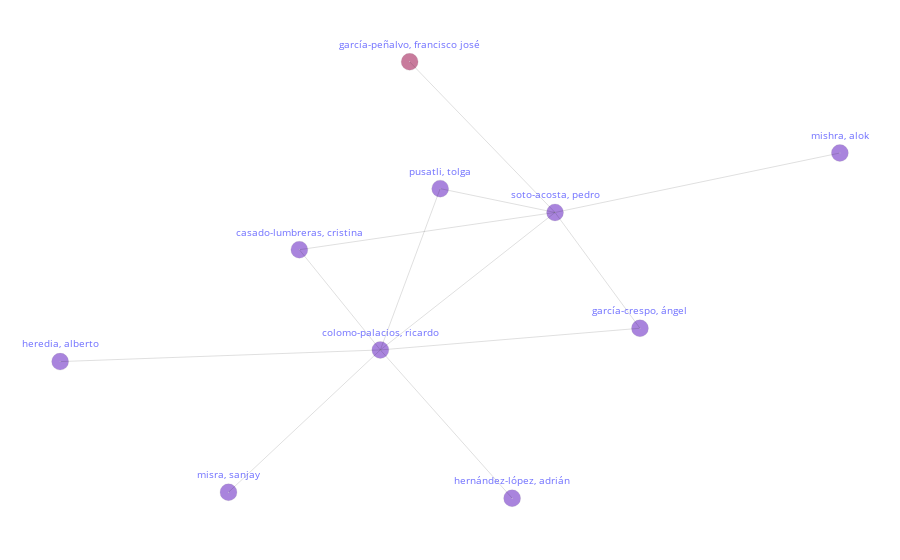

The cell this chart's notebook holds for it:
### Code cell
# Network - Collaboration Analysis Between Authors, Countries, Intitutions Or Adjacency Analysis Between Authors' Keywords or Keywords Plus. (An interactive plot).
# Arguments: view        = 'notebook', 'browser' ('notebook' -> To plot in your prefered Notebook App. 'browser' -> To plot in your prefered browser window);
#            adj_type    = 'aut', 'cout', 'inst', 'kwa', or 'kwp'
#            min_count   = Relationship between nodes that have connected at least x times;
#            node_labels = True or False (True -> The label IDs will be displayed, False -> Only the nodes will be displayed );
#            node_size   = -1. (If node_size = -1 then the default value will be used. If node_size > 0 then this new value will be used);
#            label_type  = 'id', 'name' (Only meaningfull if node_labels = True. 'id' -> The ID will be displayed; 'name' -> The name will be displayed);
#            centrality  = 'degree', 'load', 'betw', 'close', 'eigen', 'katz', 'harmonic', or None. Color nodes according to centrality criterion
#                          'degree'   = Degree Centrality
#                          'load'     = Load Centrality
#                          'betw'     = Betweenness Centrality
#                          'close'    = Closeness Centrality
#                          'eigen'    = Eigenvector Centrality
#                          'katz'     = Katz Centrality
#                          'harmonic' = Harmonic Centrality
#                           None      = The Community Algorithm, Girvan-Newman, will be used Instead of a Centrality Criterion
bibfile.network_adj(view = 'notebook', adj_type = 'aut', min_count = 5, node_labels = True, label_type = 'name', centrality = None)

# PS: If a centrality criterion is used then the values can be obtained by the following command:  bibfile.table_centr

### Figure 1 — Plotly figure (JSON) as saved in the notebook; plotly's stock layout.template omitted (floating-point values rounded to 4 significant figures)
{"data": [{"hoverinfo": "text", "hovertext": ["id:                       a_866<br>cluster:                0<br>author:                SOTO-ACOSTA, PEDRO<br>documents:         5<br>collaborators:      6<br>local h-index:       4", "id:                       a_323<br>cluster:                0<br>author:                GARCÍA-CRESPO, ÁNGEL<br>documents:         2<br>collaborators:      3<br>local h-index:       1", "id:                       a_643<br>cluster:                0<br>author:                MISRA, SANJAY<br>documents:         1<br>collaborators:      1<br>local h-index:       0", "id:                       a_324<br>cluster:                1<br>author:                GARCÍA-PEÑALVO, FRANCISCO JOSÉ<br>documents:         1<br>collaborators:      2<br>local h-index:       0", "id:                       a_733<br>cluster:                0<br>author:                PUSATLI, TOLGA<br>documents:         1<br>collaborators:      2<br>local h-index:       0", "id:                       a_394<br>cluster:                0<br>author:                HEREDIA, ALBERTO<br>documents:         1<br>collaborators:      1<br>local h-index:       0", "id:                       a_395<br>cluster:                0<br>author:                HERNÁNDEZ-LÓPEZ, ADRIÁN<br>documents:         1<br>collaborators:      1<br>local h-index:       0", "id:                       a_177<br>cluster:                0<br>author:                CASADO-LUMBRERAS, CRISTINA<br>documents:         1<br>collaborators:      2<br>local h-index:       0", "id:                       a_221<br>cluster:                0<br>author:                COLOMO-PALACIOS, RICARDO<br>documents:         5<br>collaborators:      7<br>local h-index:       4", "id:                       a_639<br>cluster:                0<br>author:                MISHRA, ALOK<br>documents:         1<br>collaborators:      2<br>local h-index:       0"], "marker": {"color": ["#6929c4", "#6929c4", "#6929c4", "#9f1853", "#6929c4", "#6929c4", "#6929c4", "#6929c4", "#6929c4", "#6929c4"], "line": {"color": "rgb(50, 50, 50)", "width": 0.15}, "size": 17, "symbol": "circle-dot"}, "mode": "markers+text", "name": "", "opacity": 0.57, "text": ["soto-acosta, pedro", "garcía-crespo, ángel", "misra, sanjay", "garcía-peñalvo, francisco josé", "pusatli, tolga", "heredia, alberto", "hernández-lópez, adrián", "casado-lumbreras, cristina", "colomo-palacios, ricardo", "mishra, alok"], "textfont": {"color": "blue", "size": 10}, "textposition": "top center", "type": "scatter", "x": [260.2, 446.6, -456.6, -58.98, 8.049, -826.3, 166.0, -301.1, -123.3, 885.5], "y": [338.6, -169.8, -889.7, 1000.0, 443.2, -316.2, -915.9, 175.1, -265.0, 599.7]}, {"hoverinfo": "none", "line": {"color": "rgba(0, 0, 0, 0.25)", "dash": "solid", "width": 0.5}, "mode": "lines", "name": "", "textfont": {"color": "blue", "size": 10}, "textposition": "top center", "type": "scatter", "x": [260.2, -301.1, null, 260.2, -123.3, null, 260.2, 446.6, null, 260.2, -58.98, null, 260.2, 885.5, null, 260.2, 8.049, null, 446.6, -123.3, null, -456.6, -123.3, null, 8.049, -123.3, null, -826.3, -123.3, null, 166.0, -123.3, null, -301.1, -123.3, null], "y": [338.6, 175.1, null, 338.6, -265.0, null, 338.6, -169.8, null, 338.6, 1000.0, null, 338.6, 599.7, null, 338.6, 443.2, null, -169.8, -265.0, null, -889.7, -265.0, null, 443.2, -265.0, null, -316.2, -265.0, null, -915.9, -265.0, null, 175.1, -265.0, null]}], "layout": {"hoverlabel": {"font": {"size": 12}}, "hovermode": "closest", "margin": {"b": 10, "l": 5, "r": 5, "t": 10}, "plot_bgcolor": "rgb(255, 255, 255)", "showlegend": false, "xaxis": {"showgrid": false, "showticklabels": false, "zeroline": false}, "yaxis": {"scaleanchor": "x", "scaleratio": 0.5, "showgrid": false, "showticklabels": false, "zeroline": false}}}
